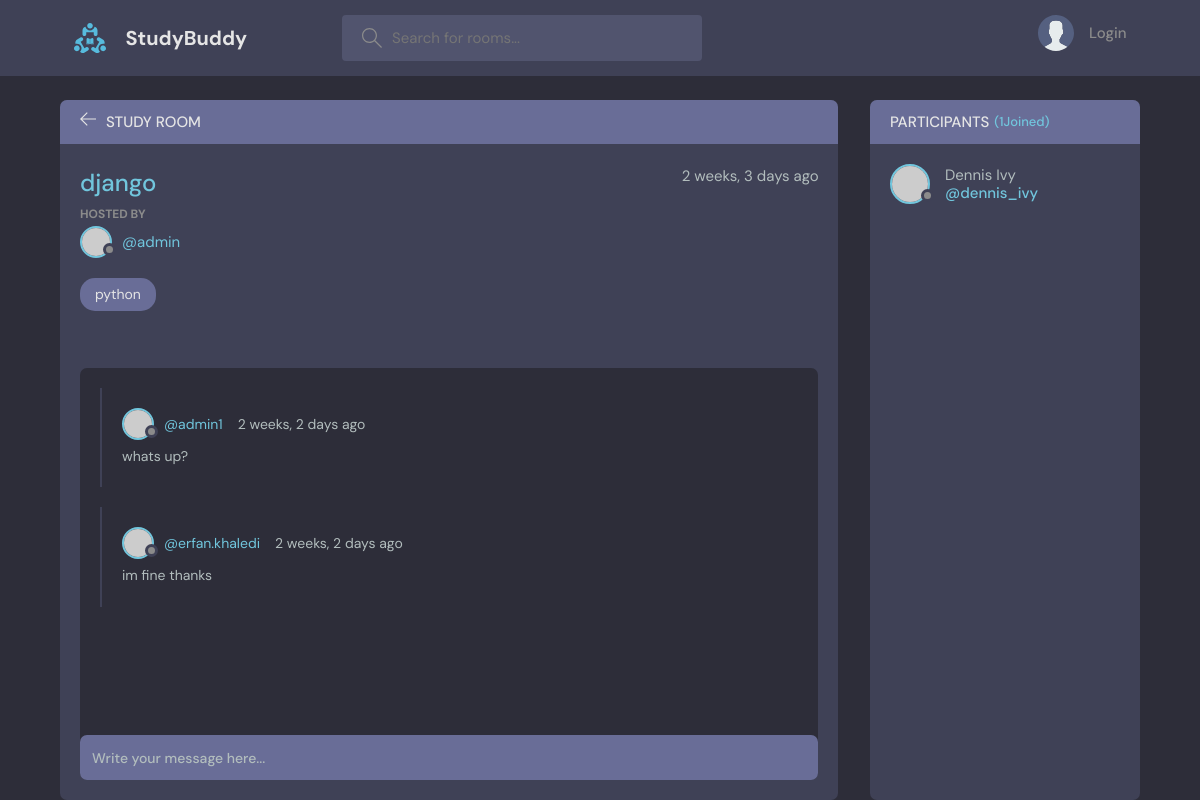
Page /room/12/ on the committed database.
### base/models.py (models this page shows, shortened)
class Room(models.Model):
    host = models.ForeignKey(User, on_delete=models.SET_NULL, null=True)
    topic = models.ForeignKey(Topic, on_delete = models.SET_NULL, null=True)
    name = models.CharField(max_length=200)
    description = models.TextField(null=True, blank=True)
    participants = models.ManyToManyField(User, related_name='participants', blank=True)
    updated = models.DateTimeField(auto_now=True)
    created = models.DateTimeField(auto_now_add=True)
    class Meta():
        ordering = ['-updated', '-created']

class Topic(models.Model):
    name = models.CharField(max_length=200)
    def __str__(self):
        return self.name

class Message(models.Model):
    user = models.ForeignKey(User, on_delete=models.CASCADE)
    room = models.ForeignKey(Room, on_delete=models.CASCADE)
    body = models.TextField()
    updated = models.DateTimeField(auto_now=True)
    created = models.DateTimeField(auto_now_add=True)
    class Meta():
        ordering = ['-updated', '-created']

### base/views.py (the view, shortened to what this page needs)
# urls.py: path('room/<str:pk>/', views.room, name="room"),
def room(request, pk):
    room = Room.objects.get(id=pk)
    room_messages = room.message_set.all().order_by('-created')
    participants = room.participants.all()
    context={'room':room , 'room_messages':room_messages, 'participants':participants, }
    return render(request, 'base/room.html', context)

### base/templates/base/room.html (shortened to what this page needs)
{% extends 'main.html' %}
{% block content %}
    <main class="profile-page layout layout--2">
      <div class="container">
        <div class="room">
          <div class="room__top">
            <div class="room__topLeft">
              <a href="{% url 'home' %}">
                <svg version="1.1" xmlns="http://www.w3.org/2000/svg" width="32" height="32" viewBox="0 0 32 32">
                  <title>arrow-left</title>
                  <path
                    d="M13.723 2.286l-13.723 13.714 13.719 13.714 1.616-1.611-10.96-10.96h27.625v-2.286h-27.625l10.965-10.965-1.616-1.607z"
                  ></path>
                </svg>
              </a>
              <h3>Study Room</h3>
            </div>
          </div>
          <div class="room__box scroll">
            <div class="room__header scroll">
              <div class="room__info">
                <h3>{{room.name}}</h3>
                <span>{{room.created| timesince}} ago</span>
              </div>
              <div class="room__hosted">
                <p>Hosted By</p>
                <a href="{% url 'profile' room.host.id %}" class="room__author">
                  <div class="avatar avatar--small">
                    <img src="https://randomuser.me/api/portraits/men/37.jpg" />
                  </div>
                  <span>@{{room.host.username}}</span>
                </a>
              </div>
              <span class="room__topics">{{room.topic}}</span>
            </div>
            <div class="room__conversation">
              <div class="threads scroll">
                {% for ms in room_messages %}
                <div class="thread">
                  <div class="thread__top">
                    <div class="thread__author">
                      <a href="#" class="thread__authorInfo">
                        <div class="avatar avatar--small">
                          <img src="https://randomuser.me/api/portraits/men/37.jpg" />
                        </div>
                        <span>@{{ms.user.username}}</span>
                      </a>
                      <span class="thread__date">{{ms.created| timesince}} ago</span>
                    </div>
                  </div>
                  <div class="thread__details">
                    {{ms.body}}
                  </div>
                </div>
                {% endfor %}
              </div>
            </div>
          </div>
          <div class="room__message">
            <form action="" method="POST">
              <input name="" placeholder="Write your message here..." />
            </form>
          </div>
        </div>
        <div class="participants">
          <h3 class="participants__top">Participants <span>({{participants.count}}Joined)</span></h3>
          <div class="participants__list scroll">
            {% for user in participants %}
            <a href="{% url 'profile' user.id %}" class="participant">
              <div class="avatar avatar--medium">
                <img src="https://randomuser.me/api/portraits/men/37.jpg" />
              </div>
              <p>
                Dennis Ivy
                <span>@dennis_ivy</span>
              </p>
            </a>
            {% endfor %}
          </div>
        </div>
      </div>
    </main>
{% endblock content %}

### rows in the picture
Room: name "django", created "2 weeks, 3 days", host.username "admin", topic "python"
Message: user.username "admin1", created "2 weeks, 2 days", body "whats up?"
Message: user.username "erfan.khaledi", created "2 weeks, 2 days", body "im fine thanks"

### other values in the picture
{{ participants.count }} "1"
